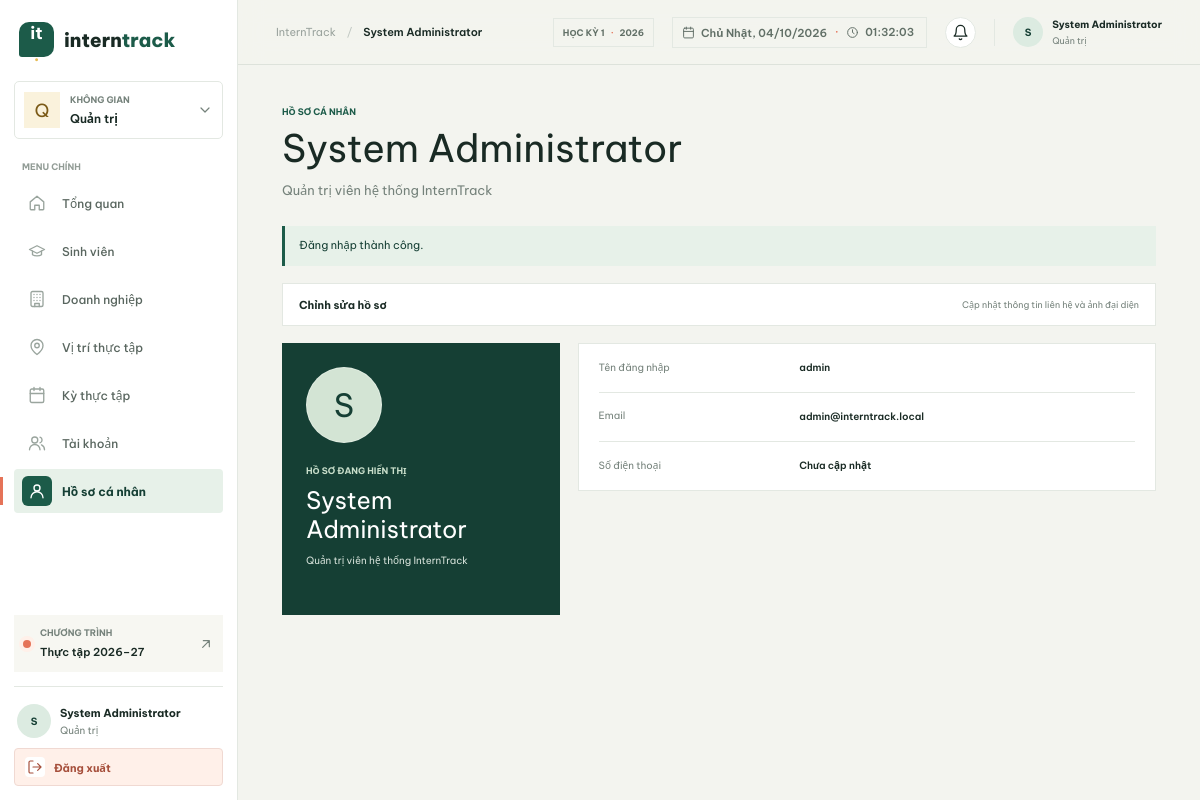
The page /?page=admin/profile (signed in) on the database its author committed.
### tables this page shows
CREATE TABLE IF NOT EXISTS users (
    id BIGINT UNSIGNED AUTO_INCREMENT PRIMARY KEY,
    username VARCHAR(50) NOT NULL,
    email VARCHAR(255) NOT NULL,
    password_hash VARCHAR(255) NOT NULL,
    full_name VARCHAR(150) NOT NULL,
    phone VARCHAR(20) NULL,
    avatar VARCHAR(255) NULL,
    role ENUM('student', 'company', 'lecturer', 'admin') NOT NULL,
    status ENUM('active', 'inactive', 'locked') NOT NULL DEFAULT 'active',
    last_login_at DATETIME NULL,
    created_at DATETIME NOT NULL DEFAULT CURRENT_TIMESTAMP,
    updated_at DATETIME NOT NULL DEFAULT CURRENT_TIMESTAMP ON UPDATE CURRENT_TIMESTAMP,

    CONSTRAINT uq_users_username UNIQUE (username),
    CONSTRAINT uq_users_email UNIQUE (email),
    CONSTRAINT ck_users_email CHECK (email LIKE '%_@_%._%'),
    CONSTRAINT ck_users_phone CHECK (phone IS NULL OR phone REGEXP '^[0-9+() .-]{8,20}$'),

    INDEX idx_users_role (role),
    INDEX idx_users_status (status)
);

### views/layouts/screen.php (called while the page is built, shortened)
<?php
$screenCatalog = require __DIR__ . '/page-data.php';
$screenData = $screenCatalog[$screen] ?? null;
if (!function_exists('screen_escape')) {
    function screen_escape($value): string
    {
        return htmlspecialchars((string) $value, ENT_QUOTES | ENT_SUBSTITUTE, 'UTF-8');
    }
    function screen_initial(string $value): string
    {
        preg_match('/^./us', $value, $match);
        return $match[0] ?? '?';
    }
}
require_once __DIR__ . '/../../controllers/PageController.php';
$user ??= authenticated_user();
$screenData = load_screen_data($screen, $screenData, $user);
require_once __DIR__ . '/../../controllers/NotificationController.php';
$notificationCounts = notification_counts((int) $user['id']);
$notificationTotal = array_sum($notificationCounts);
require __DIR__ . '/header.php';
require __DIR__ . '/content.php';
require __DIR__ . '/footer.php';

### views/admin/profile.php (called while the page is built)
<?php
$screen = 'admin/profile';
require __DIR__ . '/../layouts/screen.php';

### index.php (called while the page is built, shortened)
<?php
require_once __DIR__ . '/config/app.php';
require_once __DIR__ . '/config/database.php';
require_once __DIR__ . '/controllers/AuthController.php';
$route = isset($_GET['page']) && is_string($_GET['page']) ? $_GET['page'] : 'auth/login';
$user = authenticated_user();
$flash = app_take_flash();
require __DIR__ . '/views/' . $route . '.php';

### controllers/AuthController.php (called while the page is built, shortened)
<?php
require_once __DIR__ . '/../config/database.php';
function authenticated_user(): ?array
{
    $userId = filter_var($_SESSION['user_id'] ?? null, FILTER_VALIDATE_INT);
    $statement = database()->prepare(
        'SELECT u.id, u.username, u.email, u.full_name, u.phone, u.avatar, u.role, u.status,
				s.id AS student_id, s.student_code, s.major, s.class_name, s.faculty, s.university, s.cv_file, s.bio,
				c.id AS company_id, c.company_code, c.company_name, c.status AS company_status,
				l.id AS lecturer_id, l.lecturer_code, l.department
		 FROM users u
		 LEFT JOIN students s ON s.user_id = u.id
		 LEFT JOIN companies c ON c.user_id = u.id
		 LEFT JOIN lecturers l ON l.user_id = u.id
		 WHERE u.id = :id LIMIT 1'
    );
    $statement->execute(['id' => $userId]);
    $user = $statement->fetch();
    return $user;
}

### config/database.php (called while the page is built, shortened)
<?php
function database(): PDO
{
    static $connection = null;
    if ($connection instanceof PDO) {
        return $connection;
    }
    $host = function_exists('app_env') ? app_env('DB_HOST', '127.0.0.1') : (getenv('DB_HOST') ?: '127.0.0.1');
    $port = function_exists('app_env') ? app_env('DB_PORT', '3306') : (getenv('DB_PORT') ?: '3306');
    $name = function_exists('app_env') ? app_env('DB_NAME', 'interntrack') : (getenv('DB_NAME') ?: 'interntrack');
    $username = function_exists('app_env') ? app_env('DB_USER', 'root') : (getenv('DB_USER') ?: 'root');
    $password = function_exists('app_env') ? app_env('DB_PASSWORD', '') : (getenv('DB_PASSWORD') ?: '');
    $dsn = sprintf('mysql:host=%s;port=%s;dbname=%s;charset=utf8mb4', $host, $port, $name);
    try {
        $connection = new PDO($dsn, $username, $password, [
            PDO::ATTR_ERRMODE => PDO::ERRMODE_EXCEPTION,
            PDO::ATTR_DEFAULT_FETCH_MODE => PDO::FETCH_ASSOC,
            PDO::ATTR_EMULATE_PREPARES => false,
            PDO::MYSQL_ATTR_INIT_COMMAND => 'SET NAMES utf8mb4 COLLATE utf8mb4_unicode_ci',
        ]);
    } catch (PDOException $error) {
        error_log('InternTrack database connection failed: ' . $error->getMessage());
        throw new RuntimeException('Không thể kết nối cơ sở dữ liệu. Hãy kiểm tra cấu hình MySQL.', 0, $error);
    }
    return $connection;
}

### controllers/PageController.php (called while the page is built, shortened)
<?php
require_once __DIR__ . '/../config/database.php';
function load_screen_data(string $screen, array $data, array $user): array
{
    switch ($screen) {
        case 'admin/profile':
            $data['title'] = $user['full_name'];
            $data['description'] = 'Quản trị viên hệ thống InternTrack';
            $data['fields'] = [
                ['label' => 'Tên đăng nhập', 'value' => $user['username']],
                ['label' => 'Email', 'value' => $user['email']],
                ['label' => 'Số điện thoại', 'value' => $user['phone'] ?: 'Chưa cập nhật'],
            ];
            break;
    }
    if (isset($data['title']) && str_starts_with($screen, 'admin/')) {
        $data['currentUserName'] = $user['full_name'];
    }
    return $data;
}

### controllers/NotificationController.php (called while the page is built, shortened)
<?php
require_once __DIR__ . '/../config/database.php';
function notification_counts(int $userId): array
{
    $statement = database()->prepare('SELECT section, COUNT(*) AS total FROM notifications WHERE user_id = ? AND read_at IS NULL GROUP BY section');
    $statement->execute([$userId]);
    $counts = [];
    foreach ($statement->fetchAll() as $row) {
        $counts[(string) $row['section']] = (int) $row['total'];
    }
    return $counts;
}

### views/layouts/content.php (the view, shortened to what this page needs)
<?php
global $screenData, $user, $flash, $screen;
$screenData = is_array($screenData ?? null) ? $screenData : [];
$flash = $flash ?? null;
$screenData += [
    'kind' => 'dashboard',
    'eyebrow' => 'Tổng quan',
    'title' => 'InternTrack',
    'description' => 'Hệ thống quản lý kỳ thực tập.',
    'progress' => ['label' => 'Tiến độ', 'value' => '0%', 'note' => ''],
    'metrics' => [],
    'bars' => [],
    'activities' => [],
    'columns' => [],
    'rows' => [],
    'boards' => [],
    'cards' => [],
    'fields' => [],
    'criteria' => [],
    'members' => [],
    'profile_record' => [],
    'lecturer_options' => [],
    'row_ids' => [],
    'row_cv_paths' => [],
    'row_student_ids' => [],
    'row_lecturer_ids' => [],
    'application_status' => null,
    'position_id' => null,
];
$kind = $screenData['kind'];
?>
<div class="page-wrap">
    <section class="page-heading">
        <div>
            <p class="eyebrow"><?= screen_escape($screenData['eyebrow']) ?></p>
            <h1><?= screen_escape($screenData['title']) ?></h1>
            <p class="page-description"><?= screen_escape($screenData['description']) ?></p>
        </div>
    </section>
    <?php if ($flash !== null): ?><div class="flash-message flash--<?= screen_escape($flash['type']) ?>" role="status"><?= screen_escape($flash['message']) ?></div><?php endif; ?>
    <?php require __DIR__ . '/forms.php'; ?>
    <?php if ($kind === 'dashboard'): ?>
        <section class="dashboard-grid">
            <article class="panel progress-panel">
                <div class="panel-heading">
                    <div>
                        <p class="eyebrow">Bức tranh tuần này</p>
                        <h2><?= screen_escape($screenData['progress']['label']) ?></h2>
                    </div>
                    <span class="progress-number"><?= screen_escape($screenData['progress']['value']) ?></span>
                </div>
                <div class="progress-track"><span style="width: <?= screen_escape($screenData['progress']['value']) ?>"></span></div>
                <p class="muted"><?= screen_escape($screenData['progress']['note']) ?></p>
                <div class="chart-area" role="img" aria-label="Biểu đồ hoạt động bảy ngày gần đây">
                    <?php foreach ($screenData['bars'] as $index => $bar): ?>
                        <div class="chart-column"><span style="height: <?= (int) $bar ?>%"></span><small><?= ['T2', 'T3', 'T4', 'T5', 'T6', 'T7', 'CN'][$index] ?></small></div>
                    <?php endforeach; ?>
                </div>
            </article>
            <article class="panel activity-panel">
                <div class="panel-heading">
                    <div>
                        <p class="eyebrow">Dòng hoạt động</p>
                        <h2>Gần đây</h2>
                    </div><span class="panel-index">0<?= count($screenData['activities']) ?></span>
                </div>
                <div class="activity-list">
                    <?php foreach ($screenData['activities'] as $activity): ?>
                        <div class="activity-row"><span class="activity-dot"></span>
                            <div class="activity-copy">
                                <div class="activity-topline"><strong><?= screen_escape($activity['title']) ?></strong><span class="badge <?= screen_badge_class($activity['status']) ?>"><?= screen_escape($activity['status']) ?></span></div>
                                <p><?= screen_escape($activity['description']) ?></p><small><?= screen_escape($activity['time']) ?></small>
                            </div>
                        </div>
                    <?php endforeach; ?>
                </div>
            </article>
        </section>
    <?php elseif ($kind === 'profile'): ?>
        <section class="profile-layout">
            <article class="profile-intro">
                <div class="profile-avatar"><?php if (!empty($user['avatar'])): ?><img src="<?= screen_escape(app_avatar_url($user)) ?>" alt="Ảnh đại diện của <?= screen_escape($screenData['title']) ?>"><?php else: ?><?= screen_escape(screen_initial($screenData['title'])) ?><?php endif; ?></div>
                <p class="eyebrow">Hồ sơ đang hiển thị</p>
                <h2><?= screen_escape($screenData['title']) ?></h2>
                <p><?= screen_escape($screenData['description']) ?></p>
            </article>
            <div class="profile-fields">
                <?php foreach ($screenData['fields'] as $field): ?><article class="field-row"><span><?= screen_escape($field['label']) ?></span><strong><?= screen_escape($field['value']) ?></strong></article><?php endforeach; ?>
            </div>
        </section>
    <?php endif; ?>
</div>

### views/layouts/header.php (shortened to what this page needs)
<?php
global $screenData, $user;
$screenData = is_array($screenData ?? null) ? $screenData : [];
$user = is_array($user ?? null) ? $user : [];
$screenData += [
    'role' => 'student',
    'title' => 'InternTrack',
    'description' => 'Hệ thống quản lý kỳ thực tập chuyên nghiệp cho sinh viên, doanh nghiệp và giảng viên.',
];
$user += [
    'full_name' => 'Người dùng',
    'avatar' => null,
    'id' => 0,
];
?>
<!doctype html>
<html lang="vi">
<head>
    <link rel="stylesheet" href="assets/css/style.css?v=<?= filemtime(__DIR__ . '/../../assets/css/style.css') ?>">
</head>
<body>
    <div class="app-shell">
        <?php require __DIR__ . '/sidebar.php'; ?>
        <main class="main-area">
            <header class="topbar">
                <div class="breadcrumb"><span>InternTrack</span><span class="breadcrumb-slash">/</span><strong><?= screen_escape($screenData['title']) ?></strong></div>
                <div class="topbar-actions"><span class="term-chip">HỌC KỲ 1 <span>·</span> 2026</span><span class="clock-chip" role="timer" aria-label="Ngày giờ hiện tại"><?= ui_icon('calendar') ?><span data-clock-date></span><span class="clock-sep">·</span><?= ui_icon('clock') ?><time data-clock-time></time></span><?php
                $bellTotal = (int) ($notificationTotal ?? 0);
                ?><div class="notification-wrap" data-notification-root>
                    <button class="notification-button" type="button" aria-label="Thông báo<?= $bellTotal > 0 ? ': ' . $bellTotal . ' chưa đọc' : '' ?>" aria-haspopup="true" aria-expanded="false" data-notification-toggle><span class="notification-glyph"><?= ui_icon('bell') ?></span><?php if ($bellTotal > 0): ?><i><?= $bellTotal > 99 ? '99+' : $bellTotal ?></i><?php endif; ?></button>
                </div><span class="topbar-divider"></span>
                    <div class="topbar-user"><span class="user-avatar user-avatar--small"><?php if (!empty($user['avatar'])): ?><img src="<?= screen_escape(app_avatar_url($user)) ?>" alt=""><?php else: ?><?= screen_escape(screen_initial($user['full_name'])) ?><?php endif; ?></span><span><strong><?= screen_escape($user['full_name']) ?></strong><small><?= screen_escape($roleNames[$role]) ?></small></span></div>
                </div>
            </header>

### views/layouts/sidebar.php (shortened to what this page needs)
<?php
global $screenData, $user;
$screenData = is_array($screenData ?? null) ? $screenData : [];
$user = is_array($user ?? null) ? $user : [];
$screenData += ['role' => 'student', 'active' => '',];
$user += ['full_name' => 'Người dùng', 'avatar' => null, 'id' => 0];
$roleNames = ['student' => 'Sinh viên', 'company' => 'Doanh nghiệp', 'lecturer' => 'Giảng viên', 'admin' => 'Quản trị'];
$role = $screenData['role'];
$accountPage = ['student' => 'student/profile', 'company' => 'company/profile', 'lecturer' => 'lecturer/profile', 'admin' => 'admin/profile'][$role];
?>
<aside class="sidebar" id="app-sidebar">
    <a class="brand" href="?page=<?= screen_escape($role) ?>/dashboard" aria-label="InternTrack, về tổng quan">
        <span class="brand-symbol">it<span>.</span></span><span class="brand-name">intern<span>track</span></span>
    </a>
    <div class="workspace-switcher"><span class="workspace-glyph"><?= screen_escape(screen_initial($roleNames[$role])) ?></span><span><small>KHÔNG GIAN</small><strong><?= screen_escape($roleNames[$role]) ?></strong></span><span class="switcher-arrow"><?= ui_icon('chevron-down') ?></span></div>
    <p class="nav-label">MENU CHÍNH</p>
    <nav class="primary-nav" aria-label="Điều hướng chính">
        <?php foreach ($navigation[$role] as $item): ?>
            <a class="nav-link <?= $screenData['active'] === $item['key'] ? 'is-active' : '' ?>" href="?page=<?= screen_escape($item['page']) ?>" <?= $screenData['active'] === $item['key'] ? 'aria-current="page"' : '' ?>>
                <span class="nav-mark"><?= ui_icon($item['icon']) ?></span><span><?= screen_escape($item['label']) ?></span>
            </a>
        <?php endforeach; ?>
    </nav>
    <div class="sidebar-bottom">
        <div class="term-card"><span class="term-dot"></span>
            <div><small>CHƯƠNG TRÌNH</small><strong>Thực tập 2026–27</strong></div><span class="term-arrow"><?= ui_icon('arrow-up-right') ?></span>
        </div>
        <div class="sidebar-account"><a class="sidebar-user" href="?page=<?= screen_escape($accountPage) ?>"><span class="user-avatar"><?php if (!empty($user['avatar'])): ?><img src="<?= screen_escape(app_avatar_url($user)) ?>" alt=""><?php else: ?><?= screen_escape(screen_initial($user['full_name'])) ?><?php endif; ?></span><span class="user-meta"><strong><?= screen_escape($user['full_name']) ?></strong><small><?= screen_escape($roleNames[$role]) ?></small></span></a>
            <form method="post" action="index.php"><button class="logout-button" type="submit"><span class="logout-icon" aria-hidden="true"><?= ui_icon('logout') ?></span><span>Đăng xuất</span></button></form>
        </div>
    </div>
</aside>

### rows shown on the page
users: role "Q", role "Quản trị", full_name "S", full_name "System Administrator"

### other values the page prints
screen_escape($item['label']) "Tổng quan"
screen_escape($item['label']) "Sinh viên"
screen_escape($item['label']) "Doanh nghiệp"
screen_escape($item['label']) "Vị trí thực tập"
screen_escape($item['label']) "Kỳ thực tập"
screen_escape($item['label']) "Tài khoản"
screen_escape($item['label']) "Hồ sơ cá nhân"
screen_escape($screenData['eyebrow']) "HỒ SƠ CÁ NHÂN"
screen_escape($screenData['description']) "Quản trị viên hệ thống InternTrack"
screen_escape($flash['message']) "Đăng nhập thành công."
screen_escape($field['label']) "Tên đăng nhập"
screen_escape($field['value']) "admin"
screen_escape($field['label']) "Email"
screen_escape($field['value']) "admin@interntrack.local"
screen_escape($field['label']) "Số điện thoại"
